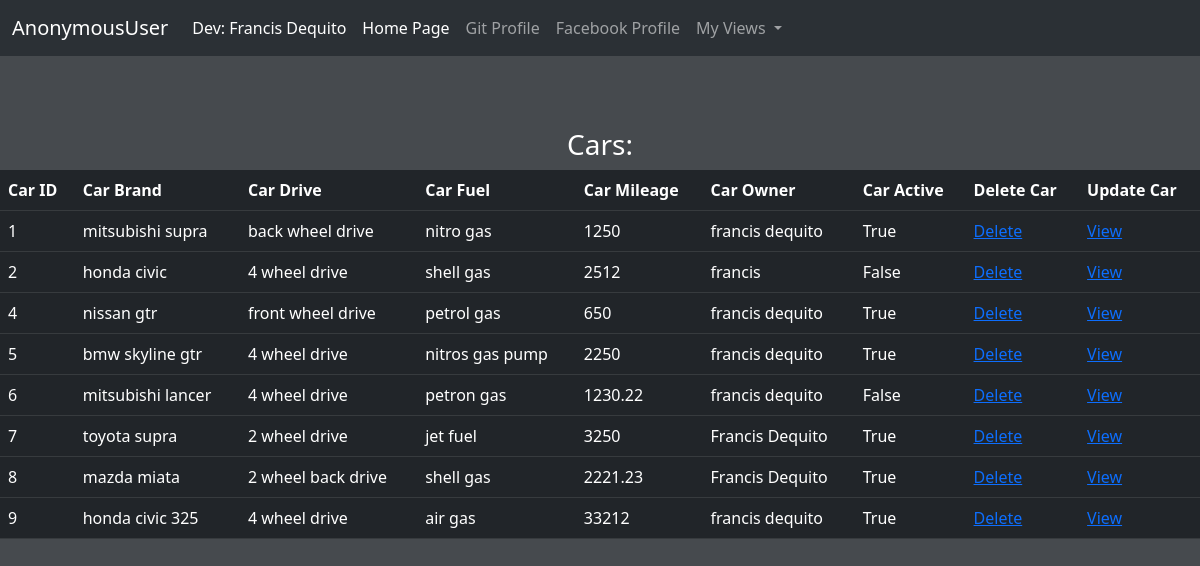
The app's page /products/display_cars/, older data.
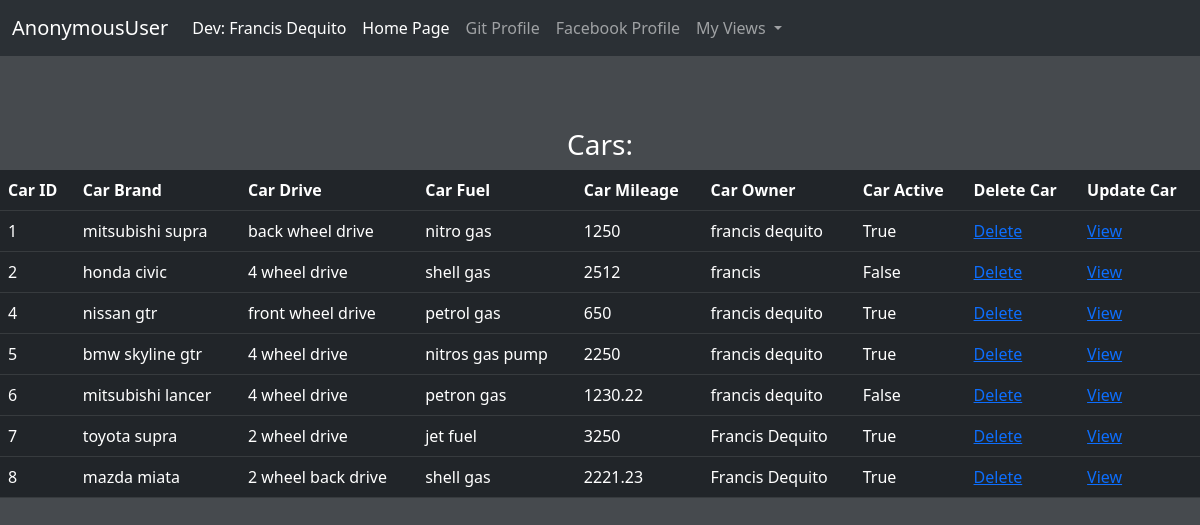
The same page, newer data.
### products/models.py (models this page shows)
class Cars(models.Model):
    brand = models.CharField(max_length=120)
    drive = models.CharField(max_length=120)
    fuel = models.CharField(max_length=120)
    mileage = models.CharField(max_length=120)
    owner = models.CharField(max_length=120)
    active = models.BooleanField(default=False)

### products/views.py (the view)
# urls.py: path("display_cars/", views.display_cars),
def display_cars(request):
    item = Cars.objects.all()
    res = {
        "items":item
    }
    return render(request, "car_list.html", res)

### products/templates/car_list.html (shortened to what this page needs)
{% extends "bork.html" %}
{% block content %}
    <h3>Cars:</h3>
        <table class="table table-hover table-dark">
            <tr>
                <th>Car ID</th>
                <th>Car Brand</th>
                <th>Car Drive</th>
                <th>Car Fuel</th>
                <th>Car Mileage</th>
                <th>Car Owner</th>
                <th>Car Active</th>
                <th>Delete Car</th>
                <th>Update Car</th>
        </tr>
    {% for i in items %}
            <tr>
                <td>{{ i.id }}</td>
                <td>{{ i.brand }}</td>
                <td>{{ i.drive }}</td>
                <td>{{ i.fuel }}</td>
                <td>{{ i.mileage }}</td>
                <td>{{ i.owner }}</td>
                <td>{{ i.active }}</td>
                <td><a href="http://localhost:8000/products/delete_car/{{ i.id }}">Delete</a></td>
                <td><a href="http://localhost:8000/products/view_cars/{{ i.id }}">View</a></td>
            </tr>
    {% endfor %}
        </table>
{% endblock content %}

Row changes from the older to the newer data that the page shows:
removed Cars: id "9", brand "honda civic 325", drive "4 wheel drive", fuel "air gas", mileage "33212", owner "francis dequito", active "True"
